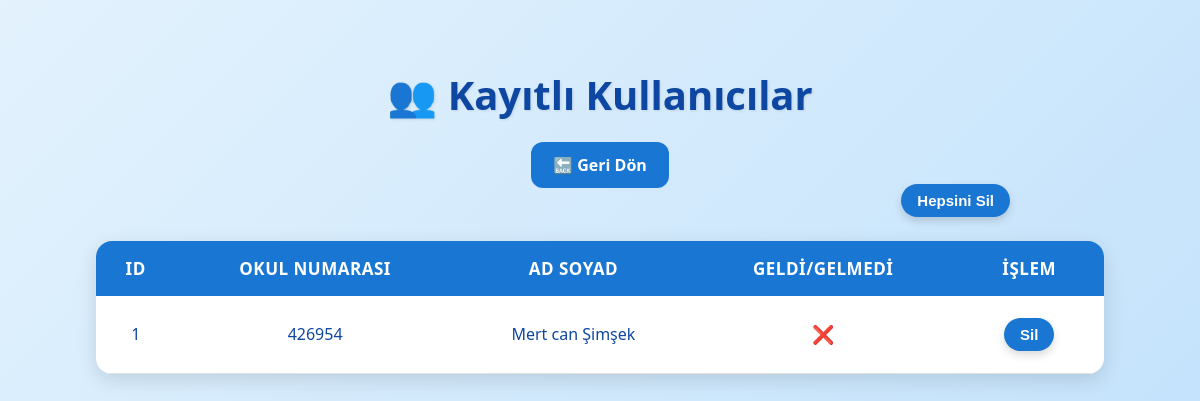
/kullanicilar (signed in), run on an earlier commit of the app's database.
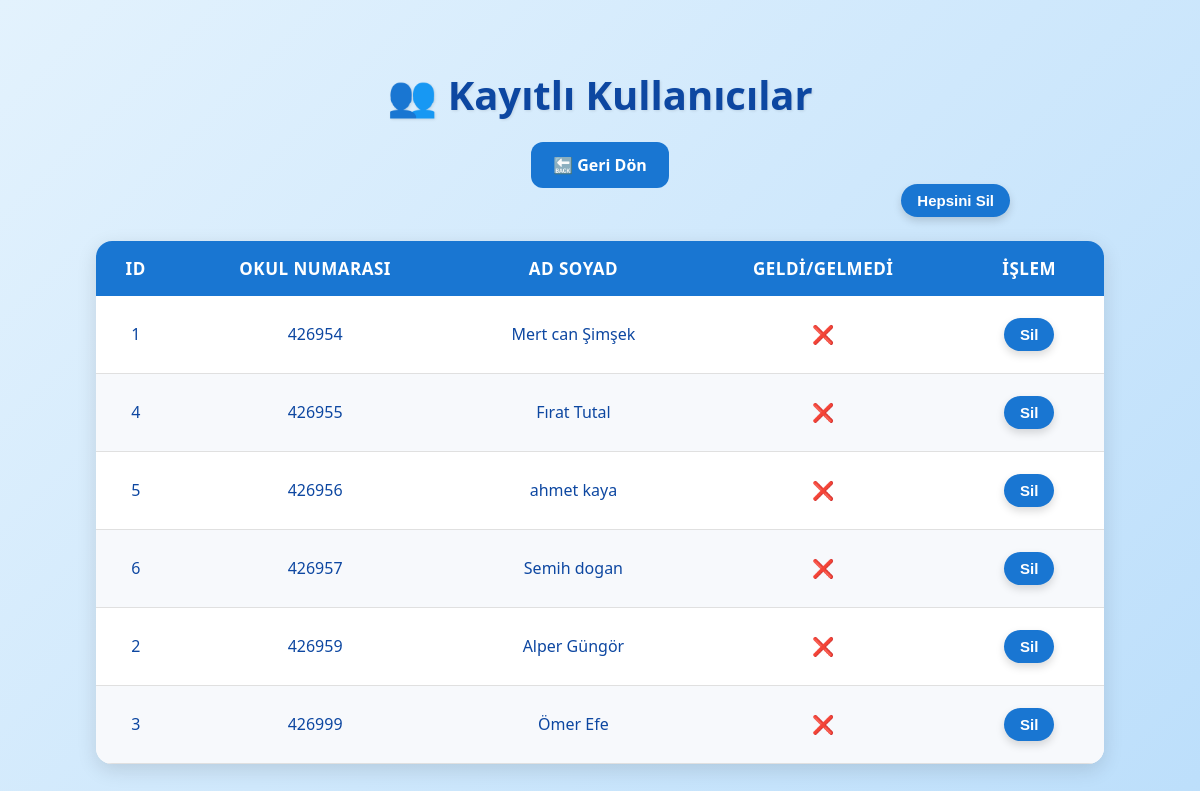
And on a later commit of the database.
### tables this page shows
CREATE TABLE students (
            id INTEGER PRIMARY KEY AUTOINCREMENT,
            student_number TEXT UNIQUE NOT NULL,
            name TEXT,
            password_hash TEXT NOT NULL
        );

### app.py (the view)
@app.route('/kullanicilar')
@teacher_required
def kullanicilar():
    conn = get_db()
    rows = conn.execute("""
        SELECT s.id, s.student_number, s.name, a.id as attendance_id
        FROM students s
        LEFT JOIN attendance a
            ON s.id = a.student_id
            AND date(a.timestamp) = date('now')
        ORDER BY s.student_number ASC
    """).fetchall()
    kullanicilar = []
    for r in rows:
        kullanicilar.append({
            "id": r['id'],
            "student_number": r['student_number'],
            "name": r['name'],
            "attendance": r['attendance_id'] is not None  # Yoklama verildiyse True
        })
    conn.close()
    return render_template('kullanicilar.html', kullanicilar=kullanicilar)

### app.py (called while the page is built)
def get_db():
    conn = sqlite3.connect(DB_PATH)
    conn.row_factory = sqlite3.Row
    return conn

def teacher_required(f):
    @wraps(f)
    def decorated(*args, **kwargs):
        if 'teacher' not in session:
            return redirect(url_for('teacher_login'))
        return f(*args, **kwargs)
    return decorated

### templates/kullanicilar.html (shortened to what this page needs)
<!DOCTYPE html>
<html lang="tr">
<head>
    <link rel="stylesheet" href="{{ url_for('static', filename='kullanicilar.css') }}">
</head>
<body>
    <h1>👥 Kayıtlı Kullanıcılar</h1>
    <a href="{{ url_for('dashboard') }}" class="button">🔙 Geri Dön</a>
    <div style="text-align: right; margin-bottom: 10px;">
        <form action="{{ url_for('kullanicilar_sil_tumu') }}" method="POST" onsubmit="return confirm('Tüm kullanıcıları silmek istediğine emin misin?');" style="display:inline;">
            <button type="submit" class="delete-btn1">Hepsini Sil</button>
        </form>
    </div>
    <table>
        <thead>
            <tr>
                <th>ID</th>
                <th>Okul Numarası</th>
                <th>Ad Soyad</th>
                <th>Geldi/Gelmedi</th>
                <th>İşlem</th>
            </tr>
        </thead>
        <tbody>
            {% for k in kullanicilar %}
            <tr>
                <td>{{ k['id'] }}</td>
                <td>{{ k['student_number'] }}</td>
                <td>{{ k['name'] }}</td>
                <td class="attendance-status">
                    {% if k.attendance %}
                        <span class="status success">✔️</span>
                    {% else %}
                        <span class="status fail">❌</span>
                    {% endif %}
                </td>
                <td>
                    <form action="{{ url_for('kullanici_sil', id=k['id']) }}" method="POST" style="display:inline;">
                        <button type="submit" class="delete-btn" onclick="return confirm('Silmek istediğine emin misin?')">Sil</button>
                    </form>
                </td>
            </tr>
            {% endfor %}
        </tbody>
    </table>
</body>
</html>

### static/kullanicilar.css (style rules this page uses)
body { font-family: "Segoe UI", Tahoma, Geneva, Verdana, sans-serif; background: linear-gradient(135deg, #e3f2fd, #bbdefb); margin: 0; padding: 40px; text-align: center; min-height: 100vh; color: #0d47a1; font-size: 18px; }
h1 { color: #0d47a1; font-size: 40px; font-weight: 700; margin-bottom: 30px; text-shadow: 1px 1px 3px rgba(0,0,0,0.1); }
a.button, button { background: #1976d2; color: white; border: none; border-radius: 12px; padding: 12px 22px; margin: 8px; text-decoration: none; font-weight: 600; font-size: 16px; cursor: pointer; transition: 0.3s; }
table { width: 90%; margin: 30px auto; border-collapse: collapse; background: white; border-radius: 16px; box-shadow: 0 6px 20px rgba(0,0,0,0.12); overflow: hidden; }
th { background: #1976d2; color: white; padding: 16px; font-size: 17px; letter-spacing: 0.5px; text-transform: uppercase; }
td { padding: 14px 16px; border-bottom: 1px solid #e0e0e0; font-size: 16px; }
tr:nth-child(even) { background-color: #f7f9fc; }
.delete-btn1 { background: #1976d2; color: white; border: none; border-radius: 30px; margin-right: 150px; margin-bottom: -50px; padding: 8px 16px; font-size: 15px; font-weight: 600; cursor: pointer; transition: 0.3s; box-shadow: 0 4px 8px rgba(0,0,0,0.15); text-decoration: none; }
.delete-btn { background: #1976d2; color: white; border: none; border-radius: 20px; padding: 8px 16px; font-size: 15px; font-weight: 600; cursor: pointer; transition: 0.3s; box-shadow: 0 4px 8px rgba(0,0,0,0.15); text-decoration: none; }
.attendance-status { text-align: center; font-size: 18px; }
.status.fail { color: #dc3545; font-weight: bold; }

What changed in the data, as far as the page shows it:
added students: id "4", student_number "426955", name "Fırat Tutal"
added students: id "5", student_number "426956", name "ahmet kaya"
added students: id "6", student_number "426957", name "Semih dogan"
added students: id "2", student_number "426959", name "Alper Güngör"
added students: id "3", student_number "426999", name "Ömer Efe"
